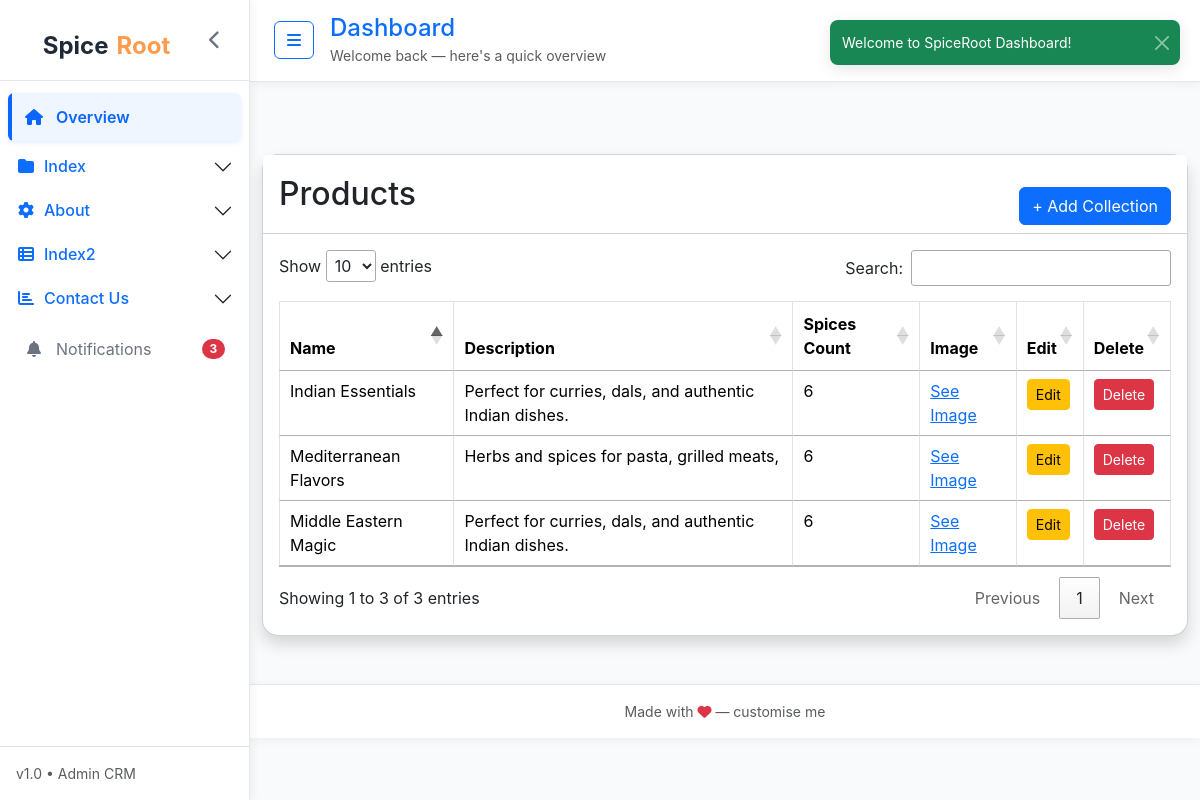
Screenshot of /add/ with the database file from the repository.
### app/models.py (models this page shows, shortened)
class SpiceCollection(models.Model):
    name = models.CharField(max_length=100)
    description = models.TextField()
    count = models.PositiveIntegerField()
    image = models.ImageField(upload_to="spices/")
    created_at = models.DateTimeField(auto_now_add=True)
    updated_at = models.DateTimeField(auto_now=True)

### app/views.py (the view)
# urls.py: path('add/', views.add_spice_collection, name='add_spice_collection'),
def add_spice_collection(request):
    if request.method == 'POST':
        form = SpiceCollectionForm(request.POST, request.FILES)
        if form.is_valid():
            form.save()
            return redirect('add_spice_collection')
    else:
        form = SpiceCollectionForm()
    collections = SpiceCollection.objects.all()
    return render(request, 'add.html', {"form": form, "collections": collections})

### app/forms.py
class SpiceCollectionForm(forms.ModelForm):
    class Meta:
        model = SpiceCollection
        fields = ['name', 'description', 'count', 'image']
        widgets = {
            'name': forms.TextInput(attrs={
                'class': 'form-control',
                'placeholder': 'Enter collection name'
            }),
            'description': forms.Textarea(attrs={
                'class': 'form-control',
                'rows': 3,
                'placeholder': 'Enter description'
            }),
            'count': forms.NumberInput(attrs={
                'class': 'form-control',
                'placeholder': 'Number of spices'
            }),
            'image': forms.ClearableFileInput(attrs={
                'class': 'form-control',
                'accept': 'image/*'
            }),
        }

### app/templates/add.html (shortened to what this page needs)
{% extends "offline_base.html" %}
{% load static %}
{% block content %}
<div class="container-fluid py-5 mt-4">
   <div class="card shadow  rounded-4">
       <div class="card-header d-flex justify-content-between align-items-center">
  <h2 class="mb-0">Products</h2>
    <button class="btn btn-primary mt-4" data-bs-toggle="modal" data-bs-target="#addModal">
        + Add Collection
    </button></div>
  <div class="card-body">
    <div class="table-responsive ">
        <table class="table table-bordered" id="table">
            <thead>
                <tr>
                    <th>Name</th>
                    <th>Description</th>
                    <th>Spices Count</th>
                    <th>Image</th>
                    <th>Edit</th>
                    <th>Delete</th>
                </tr>
            </thead>
            <tbody>
                {% for spice in collections %}
                <tr>
                    <td>{{ spice.name }}</td>
                    <td>{{ spice.description }}</td>
                    <td>{{ spice.count }}</td>
                    <td>
                        {% if spice.image %}
                            <a href="{{ spice.image.url }}" target="_blank">See Image</a>
                        {% else %}
                            No image
                        {% endif %}
                    </td>
                    <td>
                        <button class="btn btn-warning btn-sm" data-bs-toggle="modal" data-bs-target="#editModal{{ spice.id }}">
                            Edit
                        </button></td>
                      <td> <button class="btn btn-danger btn-sm" data-bs-toggle="modal" data-bs-target="#deleteModal{{ spice.id }}">
                            Delete
                        </button>
                    </td>
                </tr>
                {% endfor %}
            </tbody>
        </table>
    </div>
</div>
</div>
</div>
{% endblock %}

### app/templates/offline_base.html (style rules this page uses)
:root { --bg: #f9fafb; --panel: #ffffff; --primary-blue: #0b66ff; --muted: #6b7280; --transition-speed: 0.3s; }
body { background: var(--bg); font-family: Inter, system-ui, -apple-system, 'Segoe UI', Roboto, 'Helvetica Neue', Arial; }
.card { background:white; }
.card-header { background: white; }

### rows the page displays
SpiceCollection: name "Indian Essentials", description "Perfect for curries, dals, and authentic Indian dishes.", count "6"
SpiceCollection: name "Mediterranean Flavors", description "Herbs and spices for pasta, grilled meats,", count "6"
SpiceCollection: name "Middle Eastern Magic", description "Perfect for curries, dals, and authentic Indian dishes.", count "6"
